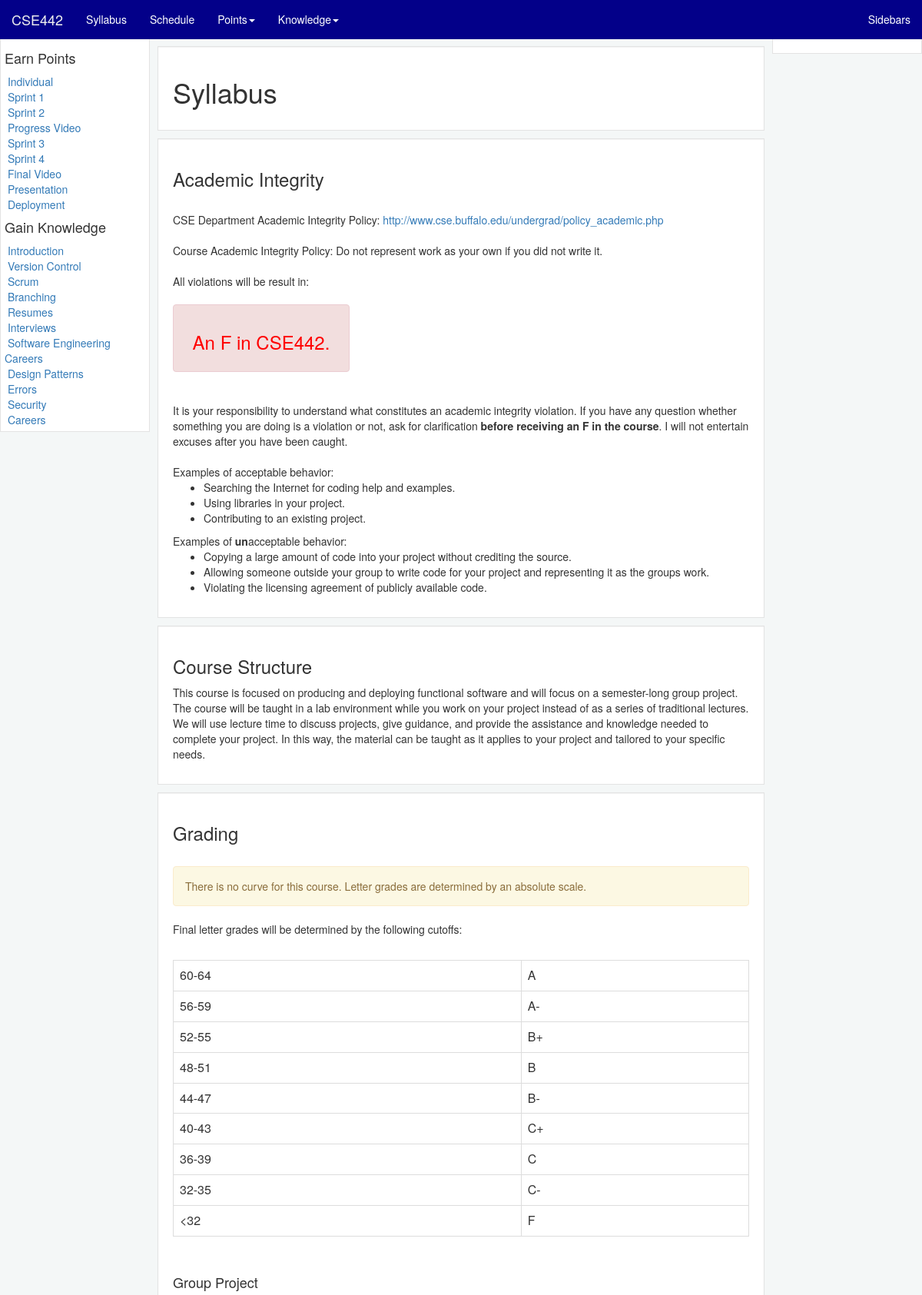
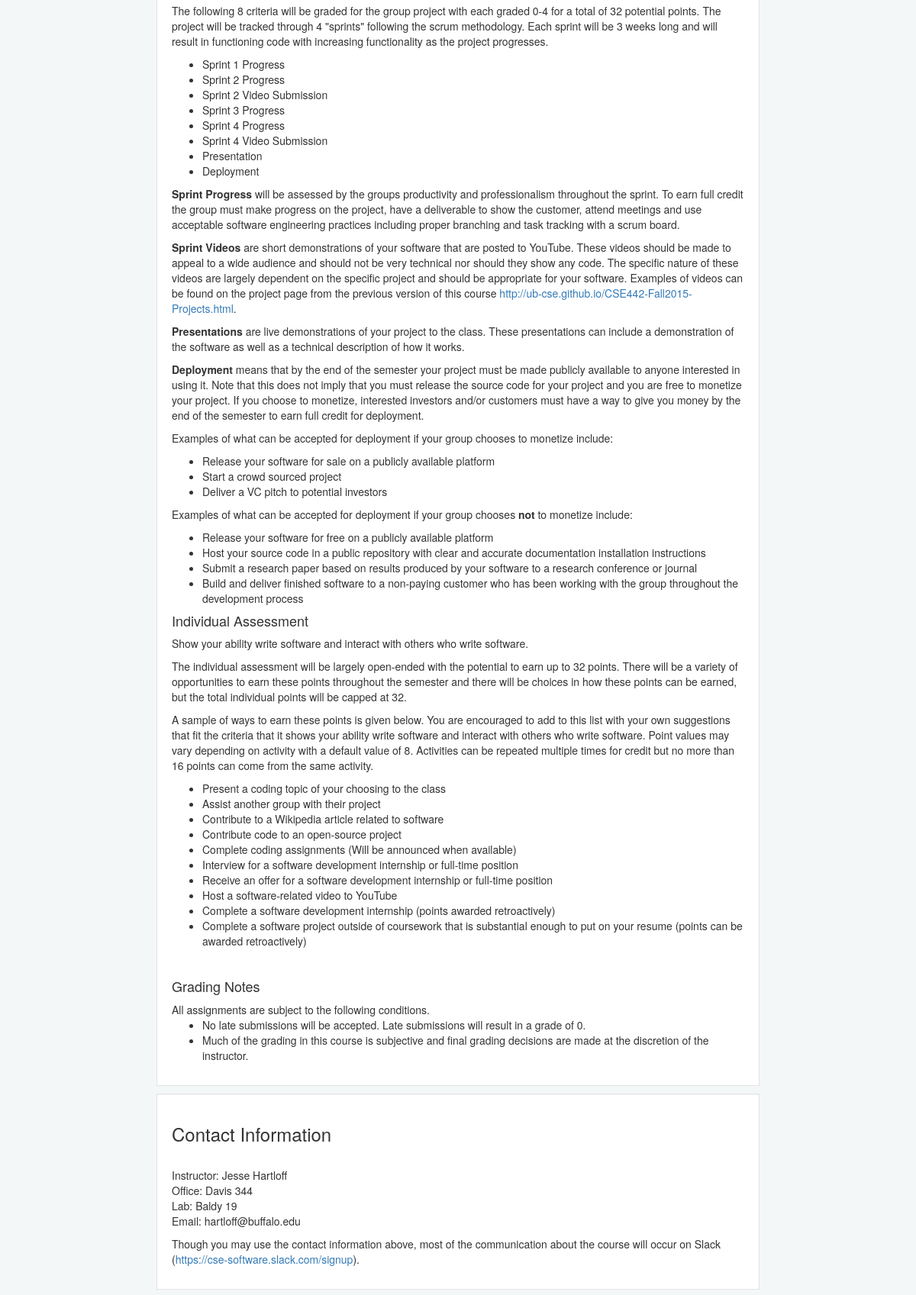
Screenshot of /lecture/syllabus (upper part) with the database file from the repository (2 pictures, top to bottom).
### lecture/models.py (models this page shows, shortened)
class Lesson(models.Model):
    title = models.CharField(max_length=100)
    page_type = models.CharField(max_length=100, blank=True, null=True)
    due_date = models.CharField(max_length=200, blank=True, null=True)
    next_lesson_title = models.CharField(max_length=100, blank=True, null=True)
    previous_lesson_title = models.CharField(max_length=100, blank=True, null=True)
    index = models.IntegerField(blank=True, null=True)

class Section(models.Model):
    lesson = models.ForeignKey(Lesson, blank=True, null=True)
    sectionTitle = models.CharField(max_length=100)
    index = models.IntegerField()
    content = models.TextField()

### lecture/views.py (the view)
def syllabus(request):
    this_lesson = Lesson.objects.get(page_type='syllabus')
    context = {'this_lesson': this_lesson}
    return render(request, 'lecture/syllabus.html', context)

### lecture/context_processors.py (called while the page is built)
def all_lessons(request):
    return {'all_lessons': Lesson.objects.all()}

def all_lectures(request):
    return {'all_lectures': Lesson.objects.all().filter(page_type='lecture').order_by('index')}

def all_assignments(request):
    return {'all_assignments': Lesson.objects.all().filter(page_type='assignment').order_by('index')}

def syllabus(request):
    return {'syllabus': Lesson.objects.all().filter(page_type='syllabus')}

def schedule(request):
    return {'schedule': Lesson.objects.all().filter(page_type='schedule')}

### lecture/templates/lecture/syllabus.html (shortened to what this page needs)
{% extends "base.html" %}
{% block content %}
<div class="well lecture-section-well">
    <h1>{{ this_lesson.title }}</h1>
</div>
{% for section in this_lesson.section_set.all %}
<div class="well lecture-section-well">
    <h3>{{ section.sectionTitle }}</h3>
    {{ section.content |safe }}
</div>
{% endfor %}
{% endblock %}

### templates/base.html (shortened to what this page needs)
{% load staticfiles %}
<html>
<head>
    <link rel="stylesheet" href="http://maxcdn.bootstrapcdn.com/bootstrap/3.3.5/css/bootstrap.min.css">
    <link rel="stylesheet" type="text/css" href="{% static 'lecture/UBStylin.css' %}"/>
</head>
</head>
<body class="outer">
<nav class="navbar navbar-default navbar-fixed-top">
    <div class="container-fluid">
        <div class="navbar-header">
            <a class="navbar-brand" href="{% url 'lecture:index' %}">CSE442</a>
        </div>
        <div class="collapse navbar-collapse" id="theNavbar">
            <ul class="nav navbar-nav">
                <li><a href="{% url 'lecture:syllabus' %}">Syllabus</a></li>
                <li><a href="{% url 'lecture:schedule' %}">Schedule</a></li>
                <li class="dropdown">
                    <a class="dropdown-toggle" data-toggle="dropdown" href="{% url 'lecture:index' %}">Points<span
                            class="caret"></span></a>
                </li>
                <li class="dropdown">
                    <a class="dropdown-toggle" data-toggle="dropdown" href="{% url 'lecture:index' %}">Knowledge<span
                            class="caret"></span></a>
                </li>
            </ul><ul class="nav navbar-nav navbar-right">
                <li><a href="#" onclick="toggle_bars(); return false;">Sidebars</a></li>
            </ul>
        </div>
    </div>
</nav>
<div class="container-fluid">
    <div class="row">
        <div id="left_sidebar" class="col-xs-2 less-padding">
            {% block left_sidebar %}
                <div class="left-side-bar">
                    <div class="well sidebar-well">
                        <h4>Earn Points</h4>
                        {% for assignment in all_assignments %}
                            &nbsp;<a class="menu_link"
                               href="{% url 'lecture:assignment' assignment.title %}">{{ assignment.title }}</a><br/>
                        {% endfor %}
                        <h4>Gain Knowledge</h4>
                        {% for lecture in all_lectures %}
                            &nbsp;<a class="menu_link"
                               href="{% url 'lecture:lecture' lecture.title %}">{{ lecture.title }}</a><br/>
                        {% endfor %}
                    </div>
                </div>
            {% endblock %}
        </div>
        <div id="center_content" class="col-xs-8 less-padding">
            <div class="content-area">
                {% block content %}{% endblock %}
            </div>
        </div>
        <div id="right_sidebar" class="col-xs-2 less-padding">
            {% block right_sidebar %}
                <div class="right-side-bar">
                    <div class="well sidebar-well">
                    </div>
                </div></div>
            {% endblock %}
    </div>
</div>
</body>
</html>

### lecture/static/lecture/UBStylin.css (style rules this page uses)
div.sidebar-well { border-radius: 0; padding: 5px; overflow: auto; }
div.right-side-bar { width: 16.7%; padding-left: 5px; position: fixed; height: calc(100% - 32px); overflow: auto; }
div.left-side-bar { width: 16.7%; padding-right: 5px; position: fixed; height: calc(100% - 32px); overflow: auto; }
div.lecture-section-well { border-radius: 0; margin: 10px 5px; }
div.content-area { height: calc(100% - 32px); }
div.less-padding { padding: 0; }
.well { background: white; }
body.outer { background-color: #f4f7f7; }
.navbar-default { border-radius: 0; }
body { padding-top: 50px; }
.navbar-default { background-color: #030089; border-color: #030089; }
.navbar-default .navbar-brand { color: #ffffff; }
.navbar-default .navbar-nav > li > a { color: #ffffff; }
.navbar-default .navbar-collapse, .navbar-default .navbar-form { border-color: #ffffff; }

### rows the page displays
Lesson: title "Individual"
Lesson: title "Sprint 1"
Lesson: title "Sprint 2"
Lesson: title "Progress Video"
Lesson: title "Sprint 3"
Lesson: title "Sprint 4"
Lesson: title "Final Video"
Lesson: title "Presentation"
Lesson: title "Deployment"
Lesson: title "Introduction"
Lesson: title "Version Control"
Lesson: title "Scrum"
Lesson: title "Branching"
Lesson: title "Resumes"
Lesson: title "Interviews"
Lesson: title "Software Engineering Careers"
Lesson: title "Design Patterns"
Lesson: title "Errors"
Lesson: title "Security"
Lesson: title "Careers"
Lesson: title "Syllabus"
Section: sectionTitle "Academic Integrity", content "CSE Department Academic Integrity Policy: http://www.cse.buffalo.edu/undergrad/policy_academic.php Course Academic Integrity Policy: Do not represent work as your own if you did not write it. All violations will be result in: \u000f An F in CSE442. It is your responsibility to understand what constitutes an academic integrity violation. If you have any question whether something you are doing is a violation or not, ask for clarification before receiving an F in the course . I will not entertain excuses after you have been caught. Examples of acceptable behavior: Searching the Internet for coding help and examples. Using libraries in your project. Contributing to an existing project. Examples of…"
Section: sectionTitle "Course Structure", content "This course is focused on producing and deploying functional software and will focus on a semester-long group project. The course will be taught in a lab environment while you work on your project instead of as a series of traditional lectures. We will use lecture time to discuss projects, give guidance, and provide the assistance and knowledge needed to complete your project. In this way, the material can be taught as it applies to your project and tailored to your specific needs."
Section: sectionTitle "Grading", content "There is no curve for this course. Letter grades are determined by an absolute scale. Final letter grades will be determined by the following cutoffs: 60-64 A 56-59 A- 52-55 B+ 48-51 B 44-47 B- 40-43 C+ 36-39 C 32-35 C- <32 F Group Project The following 8 criteria will be graded for the group project with each graded 0-4 for a total of 32 potential points. The project will be tracked through 4 \"sprints\" following the scrum methodology. Each sprint will be 3 weeks long and will result in functioning code with increasing functionality as the project progresses. Sprint 1 Progress Sprint 2 Progress Sprint 2 Video Submission Sprint 3 Progress Sprint 4 Progress Sprint 4 Video Submission…"
Section: sectionTitle "Contact Information", content "Instructor: Jesse Hartloff Office: Davis 344 Lab: Baldy 19 Email: hartloff@buffalo.edu Though you may use the contact information above, most of the communication about the course will occur on Slack ( https://cse-software.slack.com/signup )."
